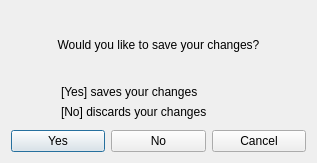
<?xml version="1.0" encoding="UTF-8"?>
<ui version="4.0">
 <class>SaveDialog</class>
 <widget class="QDialog" name="SaveDialog">
  <property name="geometry">
   <rect>
    <x>0</x>
    <y>0</y>
    <width>317</width>
    <height>163</height>
   </rect>
  </property>
  <property name="windowTitle">
   <string>Save changes?</string>
  </property>
  <layout class="QVBoxLayout" name="verticalLayout_2">
   <item>
    <widget class="QLabel" name="labelMessage">
     <property name="layoutDirection">
      <enum>Qt::LeftToRight</enum>
     </property>
     <property name="text">
      <string>Would you like to save your changes?</string>
     </property>
     <property name="alignment">
      <set>Qt::AlignCenter</set>
     </property>
    </widget>
   </item>
   <item>
    <widget class="QLabel" name="labelYesMsg">
     <property name="sizePolicy">
      <sizepolicy hsizetype="Preferred" vsizetype="Fixed">
       <horstretch>0</horstretch>
       <verstretch>0</verstretch>
      </sizepolicy>
     </property>
     <property name="text">
      <string>[Yes] saves your changes</string>
     </property>
     <property name="indent">
      <number>50</number>
     </property>
    </widget>
   </item>
   <item>
    <widget class="QLabel" name="labelNoMsg">
     <property name="sizePolicy">
      <sizepolicy hsizetype="Preferred" vsizetype="Fixed">
       <horstretch>0</horstretch>
       <verstretch>0</verstretch>
      </sizepolicy>
     </property>
     <property name="text">
      <string>[No] discards your changes</string>
     </property>
     <property name="indent">
      <number>50</number>
     </property>
    </widget>
   </item>
   <item>
    <spacer name="verticalSpacer">
     <property name="orientation">
      <enum>Qt::Vertical</enum>
     </property>
     <property name="sizeType">
      <enum>QSizePolicy::Fixed</enum>
     </property>
     <property name="sizeHint" stdset="0">
      <size>
       <width>20</width>
       <height>5</height>
      </size>
     </property>
    </spacer>
   </item>
   <item>
    <layout class="QHBoxLayout" name="horizontalLayout">
     <item>
      <widget class="QPushButton" name="ConfirmBtn">
       <property name="text">
        <string>Yes</string>
       </property>
      </widget>
     </item>
     <item>
      <widget class="QPushButton" name="DenyBtn">
       <property name="text">
        <string>No</string>
       </property>
      </widget>
     </item>
     <item>
      <widget class="QPushButton" name="CancelBtn">
       <property name="text">
        <string>Cancel</string>
       </property>
      </widget>
     </item>
    </layout>
   </item>
  </layout>
 </widget>
 <resources/>
 <connections/>
</ui>
